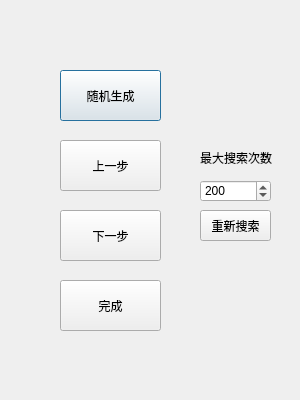
<?xml version="1.0" encoding="UTF-8"?>
<ui version="4.0">
 <class>climb</class>
 <widget class="QDialog" name="climb">
  <property name="geometry">
   <rect>
    <x>0</x>
    <y>0</y>
    <width>300</width>
    <height>400</height>
   </rect>
  </property>
  <property name="windowTitle">
   <string>Dialog</string>
  </property>
  <widget class="QPushButton" name="rand_button">
   <property name="geometry">
    <rect>
     <x>60</x>
     <y>70</y>
     <width>101</width>
     <height>51</height>
    </rect>
   </property>
   <property name="text">
    <string>随机生成</string>
   </property>
  </widget>
  <widget class="QPushButton" name="next_button">
   <property name="geometry">
    <rect>
     <x>60</x>
     <y>210</y>
     <width>101</width>
     <height>51</height>
    </rect>
   </property>
   <property name="text">
    <string>下一步</string>
   </property>
  </widget>
  <widget class="QPushButton" name="last_button">
   <property name="geometry">
    <rect>
     <x>60</x>
     <y>140</y>
     <width>101</width>
     <height>51</height>
    </rect>
   </property>
   <property name="text">
    <string>上一步</string>
   </property>
  </widget>
  <widget class="QPushButton" name="next_button_2">
   <property name="geometry">
    <rect>
     <x>60</x>
     <y>280</y>
     <width>101</width>
     <height>51</height>
    </rect>
   </property>
   <property name="text">
    <string>完成</string>
   </property>
  </widget>
  <widget class="QSpinBox" name="spinBox">
   <property name="geometry">
    <rect>
     <x>200</x>
     <y>180</y>
     <width>71</width>
     <height>22</height>
    </rect>
   </property>
   <property name="minimum">
    <number>10</number>
   </property>
   <property name="maximum">
    <number>10000</number>
   </property>
   <property name="singleStep">
    <number>10</number>
   </property>
   <property name="value">
    <number>200</number>
   </property>
  </widget>
  <widget class="QLabel" name="label">
   <property name="geometry">
    <rect>
     <x>200</x>
     <y>150</y>
     <width>81</width>
     <height>16</height>
    </rect>
   </property>
   <property name="text">
    <string>最大搜索次数</string>
   </property>
  </widget>
  <widget class="QPushButton" name="next_button_3">
   <property name="geometry">
    <rect>
     <x>200</x>
     <y>210</y>
     <width>71</width>
     <height>31</height>
    </rect>
   </property>
   <property name="text">
    <string>重新搜索</string>
   </property>
  </widget>
 </widget>
 <resources/>
 <connections/>
</ui>
